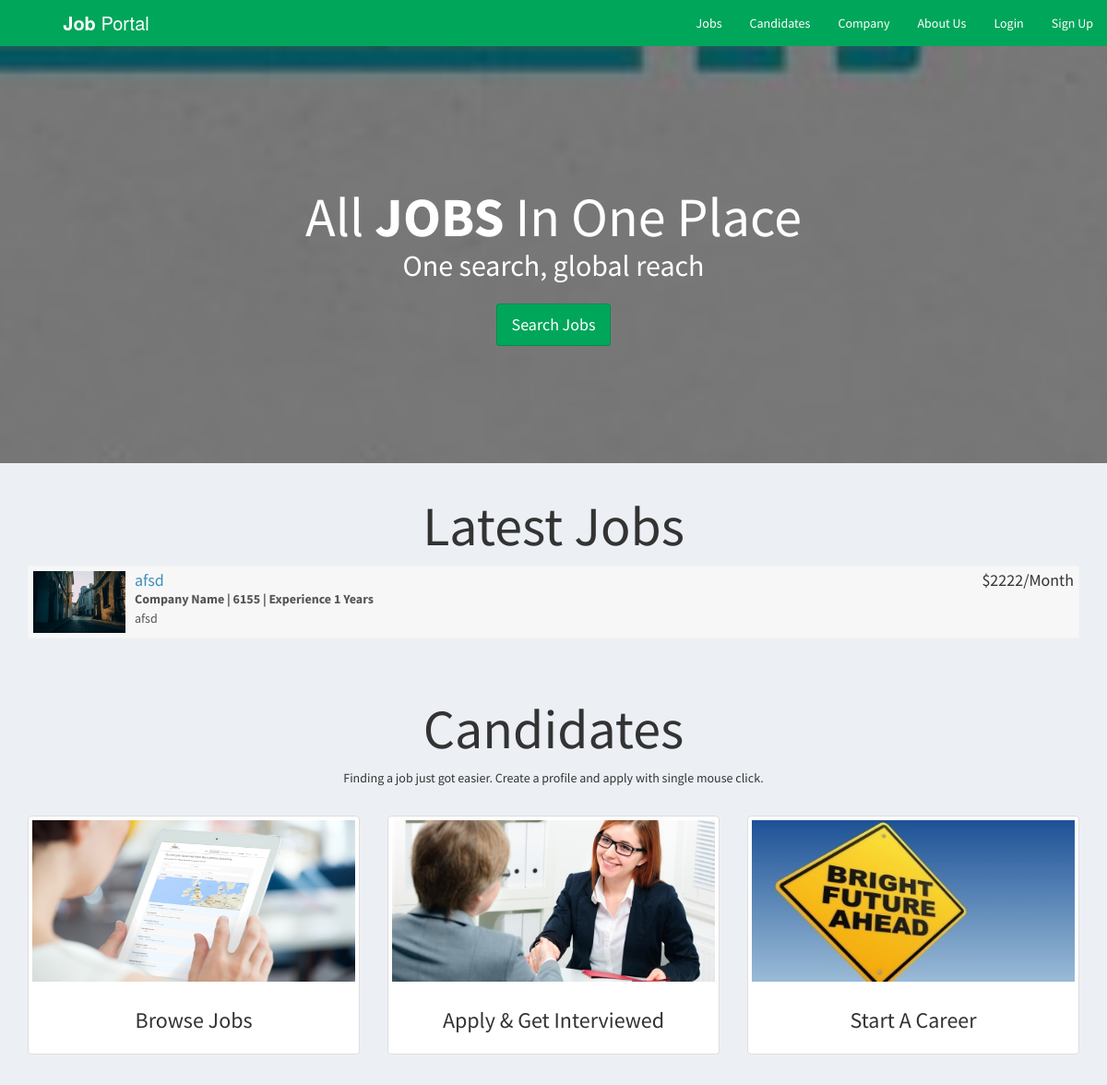
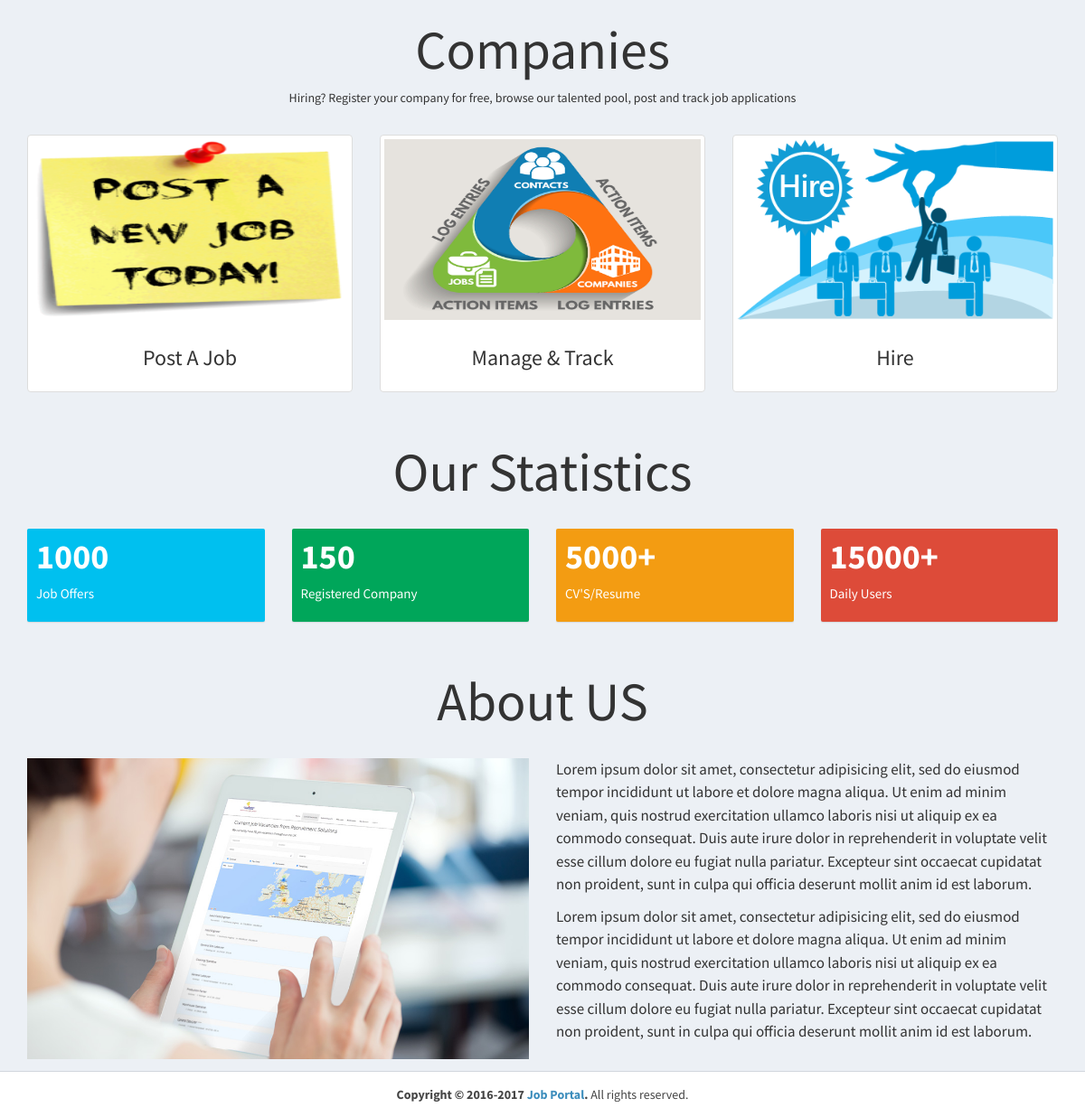
Page /Job-Portal-Theme/index.php on the committed database (2 pictures, top to bottom).
### tables this page shows
CREATE TABLE IF NOT EXISTS `company` (
  `id_company` int(11) NOT NULL AUTO_INCREMENT,
  `companyname` varchar(255) NOT NULL,
  `headofficecity` varchar(255) NOT NULL,
  `country` varchar(255) NOT NULL,
  `state` varchar(255) NOT NULL,
  `city` varchar(255) NOT NULL,
  `contactno` varchar(255) NOT NULL,
  `website` varchar(255) NOT NULL,
  `companytype` varchar(255) NOT NULL,
  `email` varchar(255) NOT NULL,
  `password` varchar(255) NOT NULL,
  `createdAt` timestamp NOT NULL DEFAULT CURRENT_TIMESTAMP,
  `active` int(11) NOT NULL DEFAULT '2',
  PRIMARY KEY (`id_company`),
  UNIQUE KEY `email` (`email`)
);

CREATE TABLE IF NOT EXISTS `job_post` (
  `id_jobpost` int(11) NOT NULL AUTO_INCREMENT,
  `id_company` int(11) NOT NULL,
  `jobtitle` varchar(255) NOT NULL,
  `description` text NOT NULL,
  `minimumsalary` varchar(255) NOT NULL,
  `maximumsalary` varchar(255) NOT NULL,
  `experience` varchar(255) NOT NULL,
  `qualification` varchar(255) NOT NULL,
  `createdat` timestamp NOT NULL DEFAULT CURRENT_TIMESTAMP,
  PRIMARY KEY (`id_jobpost`)
);

### Job-Portal-Theme/index.php (the view, shortened to what this page needs)
<?php
  require_once("db.php");
?>
<!DOCTYPE html>
<html>
<head>
  <link rel="stylesheet" href="https://cdnjs.cloudflare.com/ajax/libs/twitter-bootstrap/3.3.7/css/bootstrap.min.css">
  <link rel="stylesheet" href="https://cdnjs.cloudflare.com/ajax/libs/font-awesome/4.7.0/css/font-awesome.min.css">
  <link rel="stylesheet" href="https://cdnjs.cloudflare.com/ajax/libs/ionicons/2.0.1/css/ionicons.min.css">
  <link rel="stylesheet" href="css/AdminLTE.min.css">
  <link rel="stylesheet" href="css/_all-skins.min.css">
  <link rel="stylesheet" href="css/custom.css">
</head>
<body class="hold-transition skin-green sidebar-mini">
<div class="wrapper">
  <header class="main-header">
    <a href="index.php" class="logo logo-bg">
      <span class="logo-lg"><b>Job</b> Portal</span>
    </a>
    <nav class="navbar navbar-static-top">
      <div class="navbar-custom-menu">
        <ul class="nav navbar-nav">
          <li>
            <a href="jobs.php">Jobs</a>
          </li>
          <li>
            <a href="#candidates">Candidates</a>
          </li>
          <li>
            <a href="#company">Company</a>
          </li>
          <li>
            <a href="#about">About Us</a>
          </li>
          <li>
            <a href="login.php">Login</a>
          </li>
          <li>
            <a href="sign-up.php">Sign Up</a>
          </li>
        </ul>
      </div>
    </nav>
  </header>
  <div class="content-wrapper" style="margin-left: 0px;">
    <section class="content-header bg-main">
      <div class="container">
        <div class="row">
          <div class="col-md-12 text-center index-head">
            <h1>All <strong>JOBS</strong> In One Place</h1>
            <p>One search, global reach</p>
            <p><a class="btn btn-success btn-lg" href="jobs.php" role="button">Search Jobs</a></p>
          </div>
        </div>
      </div>
    </section>
    <section class="content-header">
      <div class="container">
        <div class="row">
          <div class="col-md-12 latest-job margin-bottom-20">
            <h1 class="text-center">Latest Jobs</h1>
            <?php
          $sql = "SELECT * FROM job_post Order By Rand() Limit 4";
          $result = $conn->query($sql);
          if($result->num_rows > 0) {
            while($row = $result->fetch_assoc())
            {
              $sql1 = "SELECT * FROM company WHERE id_company='$row[id_company]'";
              $result1 = $conn->query($sql1);
              if($result1->num_rows > 0) {
                while($row1 = $result1->fetch_assoc())
                {
             ?>
            <div class="attachment-block clearfix">
              <img class="attachment-img" src="img/photo1.png" alt="Attachment Image">
              <div class="attachment-pushed">
                <h4 class="attachment-heading"><a href="http://www.lipsum.com/"><?php echo $row['jobtitle']; ?></a> <span class="attachment-heading pull-right">$<?php echo $row['maximumsalary']; ?>/Month</span></h4>
                <div class="attachment-text">
                    <div><strong><?php echo $row1['companyname']; ?> | <?php echo $row1['city']; ?> | Experience <?php echo $row['experience']; ?> Years</strong></div>
                    <?php echo $row['description']; ?>
                </div>
              </div>
            </div>
          <?php
              }
            }
            }
          }
          ?>
          </div>
        </div>
      </div>
    </section>
    <section id="candidates" class="content-header">
      <div class="container">
        <div class="row">
          <div class="col-md-12 text-center latest-job margin-bottom-20">
            <h1>Candidates</h1>
            <p>Finding a job just got easier. Create a profile and apply with single mouse click.</p>
          </div>
        </div>
        <div class="row">
          <div class="col-sm-4 col-md-4">
            <div class="thumbnail candidate-img">
              <img src="img/browse.jpg" alt="Browse Jobs">
              <div class="caption">
                <h3 class="text-center">Browse Jobs</h3>
              </div>
            </div>
          </div>
          <div class="col-sm-4 col-md-4">
            <div class="thumbnail candidate-img">
              <img src="img/interviewed.jpeg" alt="Apply & Get Interviewed">
              <div class="caption">
                <h3 class="text-center">Apply & Get Interviewed</h3>
              </div>
            </div>
          </div>
          <div class="col-sm-4 col-md-4">
            <div class="thumbnail candidate-img">
              <img src="img/career.jpg" alt="Start A Career">
              <div class="caption">
                <h3 class="text-center">Start A Career</h3>
              </div>
            </div>
          </div>
        </div>
      </div>
    </section>
    <section id="company" class="content-header">
      <div class="container">
        <div class="row">
          <div class="col-md-12 text-center latest-job margin-bottom-20">
            <h1>Companies</h1>
            <p>Hiring? Register your company for free, browse our talented pool, post and track job applications</p>
          </div>
        </div>
        <div class="row">
          <div class="col-sm-4 col-md-4">
            <div class="thumbnail company-img">
              <img src="img/postjob.png" alt="Browse Jobs">
              <div class="caption">
                <h3 class="text-center">Post A Job</h3>
              </div>
            </div>
          </div>
          <div class="col-sm-4 col-md-4">
            <div class="thumbnail company-img">
              <img src="img/manage.jpg" alt="Apply & Get Interviewed">
              <div class="caption">
                <h3 class="text-center">Manage & Track</h3>
              </div>
            </div>
          </div>
          <div class="col-sm-4 col-md-4">
            <div class="thumbnail company-img">
              <img src="img/hire.png" alt="Start A Career">
              <div class="caption">
                <h3 class="text-center">Hire</h3>
              </div>
            </div>
          </div>
        </div>
      </div>
    </section>
    <section id="statistics" class="content-header">
      <div class="container">
        <div class="row">
          <div class="col-md-12 text-center latest-job margin-bottom-20">
            <h1>Our Statistics</h1>
          </div>
        </div>
        <div class="row">
        <div class="col-lg-3 col-xs-6">
          <div class="small-box bg-aqua">
            <div class="inner">
              <h3>1000</h3>
              <p>Job Offers</p>
            </div>
          </div>
        </div>
        <div class="col-lg-3 col-xs-6">
          <div class="small-box bg-green">
            <div class="inner">
              <h3>150</h3>
              <p>Registered Company</p>
            </div>
          </div>
        </div>
        <div class="col-lg-3 col-xs-6">
          <div class="small-box bg-yellow">
            <div class="inner">
              <h3>5000+</h3>
              <p>CV'S/Resume</p>
            </div>
          </div>
        </div>
        <div class="col-lg-3 col-xs-6">
          <div class="small-box bg-red">
            <div class="inner">
              <h3>15000+</h3>
              <p>Daily Users</p>
            </div>
          </div>
        </div>
      </div>
      </div>
    </section>
    <section id="about" class="content-header">
      <div class="container">
        <div class="row">
          <div class="col-md-12 text-center latest-job margin-bottom-20">
            <h1>About US</h1>
          </div>
        </div>
        <div class="row">
          <div class="col-md-6">
            <img src="img/browse.jpg" class="img-responsive">
          </div>
          <div class="col-md-6 about-text margin-bottom-20">
            <p>Lorem ipsum dolor sit amet, consectetur adipisicing elit, sed do eiusmod
            tempor incididunt ut labore et dolore magna aliqua. Ut enim ad minim veniam,
            quis nostrud exercitation ullamco laboris nisi ut aliquip ex ea commodo
            consequat. Duis aute irure dolor in reprehenderit in voluptate velit esse
            cillum dolore eu fugiat nulla pariatur. Excepteur sint occaecat cupidatat non
            proident, sunt in culpa qui officia deserunt mollit anim id est laborum.</p>
            <p>Lorem ipsum dolor sit amet, consectetur adipisicing elit, sed do eiusmod
            tempor incididunt ut labore et dolore magna aliqua. Ut enim ad minim veniam,
            quis nostrud exercitation ullamco laboris nisi ut aliquip ex ea commodo
            consequat. Duis aute irure dolor in reprehenderit in voluptate velit esse
            cillum dolore eu fugiat nulla pariatur. Excepteur sint occaecat cupidatat non
            proident, sunt in culpa qui officia deserunt mollit anim id est laborum.</p>
          </div>
        </div>
      </div>
    </section>
  </div>
  <footer class="main-footer" style="margin-left: 0px;">
    <div class="text-center">
      <strong>Copyright &copy; 2016-2017 <a href="learningfromscratch.online">Job Portal</a>.</strong> All rights
    reserved.
    </div>
  </footer>
</div>
</body>
</html>

### Job-Portal-Theme/css/custom.css (style rules this page uses)
.bg-main { background: linear-gradient(0deg,rgba(0,0,0,0.5),rgba(0,0,0,0.5)), url(../img/job-search.jpg) no-repeat center center fixed !important; -webkit-background-size: cover; -moz-background-size: cover; -o-background-size: cover; background-size: cover !important; }
.index-head { padding: 10%; color: #fff; line-height: 150%; }
.index-head > h1 { font-size: 60px; }
.logo-bg { background-color: #00A65A !important; }
.index-head > p { font-size: 32px; }
.index-head > p > a { margin-top: 20px; }
.latest-job { line-height: 150%; }
.latest-job > h1 { font-size: 60px; }
.candidate-img > img { width: 350px; height: 175px; }
.company-img > img { width: 350px; height: 200px; }
.about-text > p { font-size: 17px; line-height: 150%; }
.margin-bottom-20 { margin-bottom: 20px; }

### rows in the picture
job_post: jobtitle "afsd", maximumsalary "2222", experience "1", description "afsd"
company: companyname "Company Name", city "6155"
